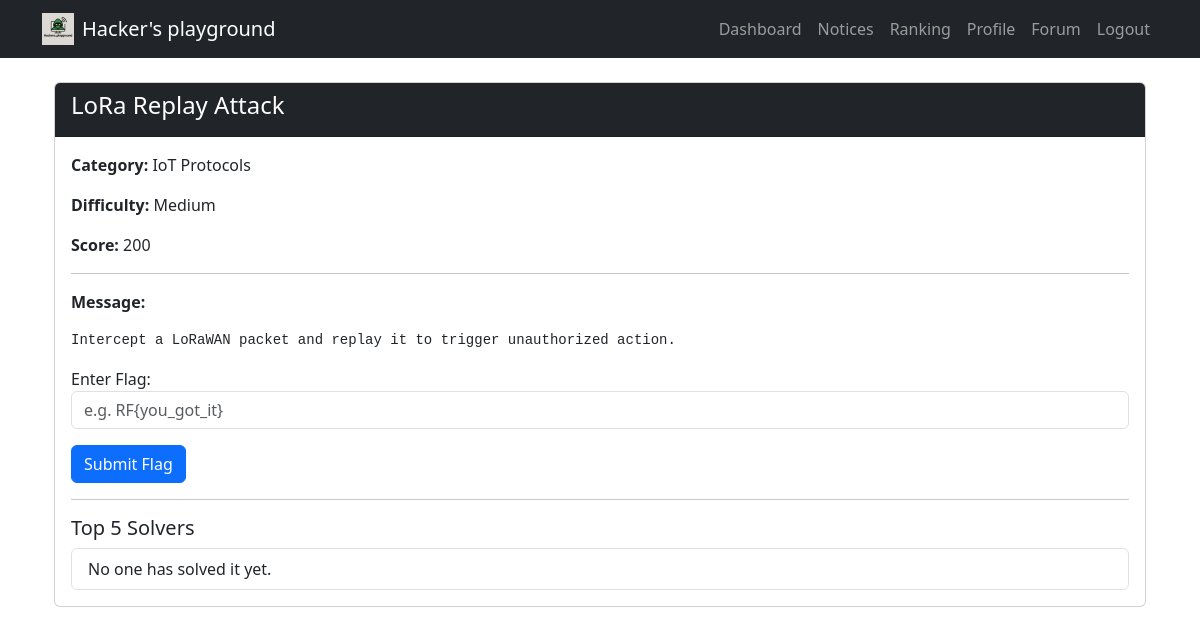
/challenge/2 (signed in), run on an earlier commit of the app's database.
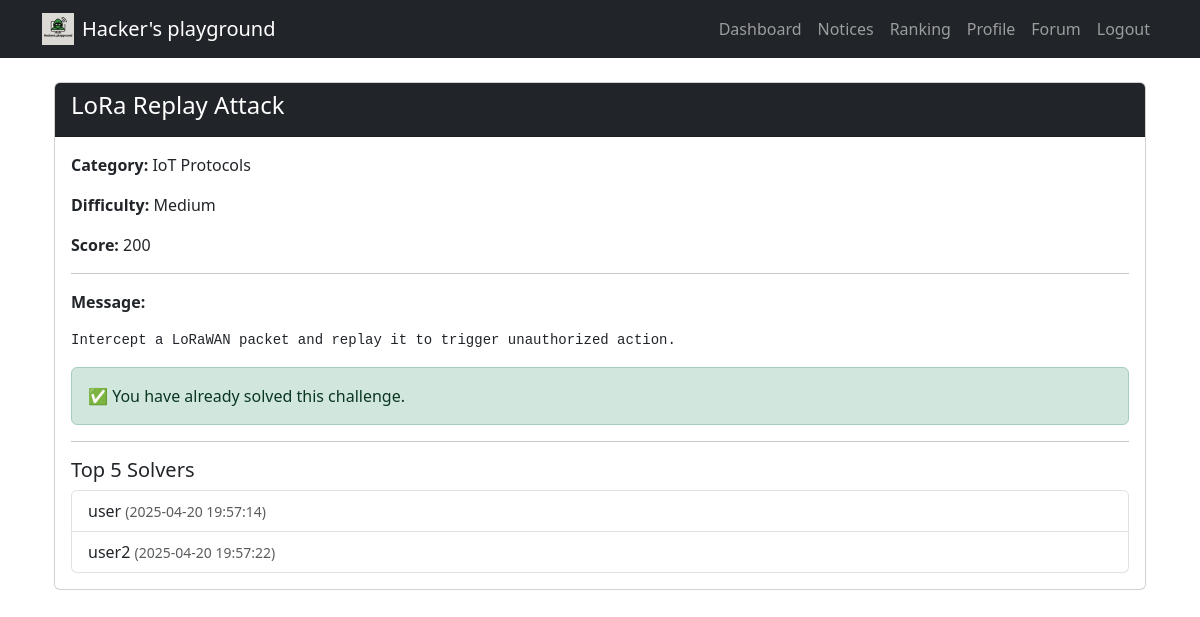
And on a later commit of the database.
### tables this page shows
CREATE TABLE challenges (
  id INTEGER PRIMARY KEY AUTOINCREMENT,
  title TEXT NOT NULL,
  category TEXT,
  message TEXT,
  difficulty TEXT,
  score INTEGER,
  flag TEXT
);

CREATE TABLE solves (
  id INTEGER PRIMARY KEY AUTOINCREMENT,
  user_id INTEGER,
  challenge_id INTEGER,
  solved_at TEXT DEFAULT CURRENT_TIMESTAMP,
  FOREIGN KEY(user_id) REFERENCES users(id),
  FOREIGN KEY(challenge_id) REFERENCES challenges(id)
);

CREATE TABLE users (
  id INTEGER PRIMARY KEY AUTOINCREMENT,
  username TEXT NOT NULL UNIQUE,
  password TEXT NOT NULL,
  email TEXT,
  comment TEXT,
  nationality TEXT,
  score INTEGER DEFAULT 0,
  ranking INTEGER DEFAULT 0
);

### routes/challenge.py (the view, shortened to what this page needs)
@challenge_routes.route('/challenge/<int:challenge_id>', methods=['GET', 'POST'])
def challenge(challenge_id):
    if 'user_id' not in session:
        return redirect('/login')
    conn = get_db()
    cur = conn.cursor()
    cur.execute("SELECT * FROM challenges WHERE id=?", (challenge_id,))
    challenge = cur.fetchone()
    if not challenge:
        flash("Challenge not found.")
        return redirect('/dashboard')
    cur.execute("SELECT 1 FROM solves WHERE user_id=? AND challenge_id=?", (session['user_id'], challenge_id))
    already_solved = cur.fetchone()
    cur.execute("""
        SELECT u.username, s.solved_at
        FROM solves s JOIN users u ON s.user_id = u.id
        WHERE s.challenge_id = ?
        ORDER BY s.solved_at ASC
        LIMIT 5
    """, (challenge_id,))
    solvers = cur.fetchall()
    return render_template('challenge/challenge.html', challenge=challenge, already_solved=bool(already_solved), solvers=solvers)

### routes/challenge.py (called while the page is built)
def get_db():
    conn = sqlite3.connect('database.db')
    conn.row_factory = sqlite3.Row
    return conn

### templates/challenge/challenge.html
{% extends "base.html" %}
{% block content %}
<div class="container">
  <div class="card">
    <div class="card-header bg-dark text-white">
      <h4>{{ challenge.title }}</h4>
    </div>
    <div class="card-body">
      <p><strong>Category:</strong> {{ challenge.category }}</p>
      <p><strong>Difficulty:</strong> {{ challenge.difficulty }}</p>
      <p><strong>Score:</strong> {{ challenge.score }}</p>
      <hr>
      <p><strong>Message:</strong></p>
      <pre>{{ challenge.message }}</pre>
      {% if already_solved %}
        <div class="alert alert-success">✅ You have already solved this challenge.</div>
      {% else %}
        <form method="POST">
          <div class="mb-3">
            <label for="flag">Enter Flag:</label>
            <input type="text" class="form-control" name="flag" placeholder="e.g. RF{you_got_it}" required>
          </div>
          <button class="btn btn-primary">Submit Flag</button>
        </form>
      {% endif %}
      <hr>
      <h5>Top 5 Solvers</h5>
      <ul class="list-group">
        {% for solver in solvers %}
          <li class="list-group-item">{{ solver.username }} <small class="text-muted">({{ solver.solved_at }})</small></li>
        {% else %}
          <li class="list-group-item">No one has solved it yet.</li>
        {% endfor %}
      </ul>
    </div>
  </div>
</div>
{% endblock %}

### templates/base.html (shortened to what this page needs)
<!DOCTYPE html>
<html lang="en">
<head>
  <link href="https://cdn.jsdelivr.net/npm/bootstrap@5.3.0/dist/css/bootstrap.min.css" rel="stylesheet">
</head>
<body>
  <nav class="navbar navbar-expand-lg navbar-dark bg-dark">
    <div class="container">
      <a class="navbar-brand d-flex align-items-center" href="/">
        <img src="{{ url_for('static', filename='logo.png') }}" alt="Logo" height="32" class="me-2">
        Hacker's playground
      </a>
      <div class="collapse navbar-collapse">
        <ul class="navbar-nav ms-auto">
          {% if session.get('user_id') %}
            <li class="nav-item"><a class="nav-link" href="/dashboard">Dashboard</a></li>
            <li class="nav-item"><a class="nav-link" href="/notices">Notices</a></li>
            <li class="nav-item"><a class="nav-link" href="/leaderboard">Ranking</a></li>
            <li class="nav-item"><a class="nav-link" href="/profile">Profile</a></li>
            <li class="nav-item"><a class="nav-link" href="/forum">Forum</a></li>
            <li class="nav-item"><a class="nav-link" href="/logout">Logout</a></li>
          {% else %}
            <li class="nav-item"><a class="nav-link" href="/login">Login</a></li>
            <li class="nav-item"><a class="nav-link" href="/register">Register</a></li>
          {% endif %}
        </ul>
      </div>
    </div>
  </nav>
  <div class="container mt-4">
    {% block content %}{% endblock %}
  </div>
</body>
</html>

What changed in the data, as far as the page shows it:
added solves: username "user", solved_at "2025-04-20 19:57:14"
added solves: username "user2", solved_at "2025-04-20 19:57:22"
Also different on the page:
text no longer shown: "Enter Flag: Submit Flag No one has solved it yet."
text now shown: "✅ You have already solved this challenge."
